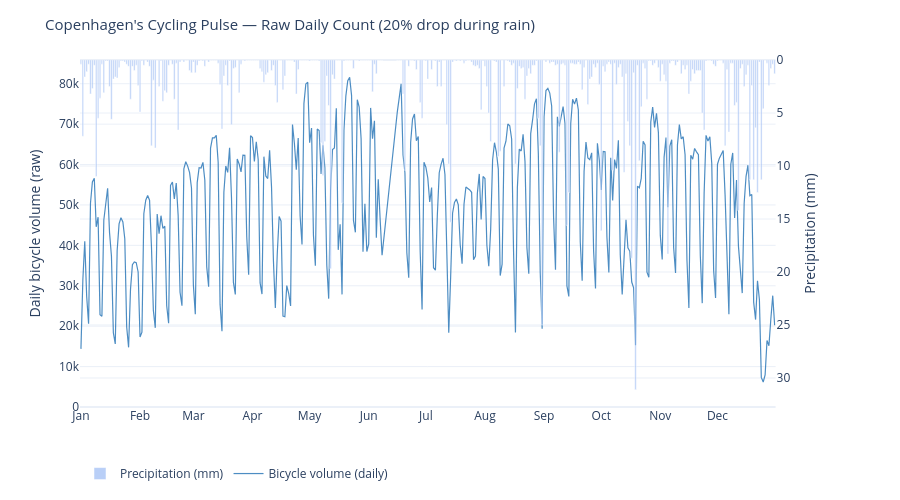

The code cell stored with this chart in its notebook:
### Markdown cell above
#### 3.3b Plotly — Dual-Axis "City Pulse" Chart — Raw Daily

### Code cell
fig_daily = make_subplots(specs=[[{"secondary_y": True}]])

# Background shading for rainy days 
for d in rainy_dates:
    fig_daily.add_vrect(
        x0=d, x1=d + pd.Timedelta(days=1),
        fillcolor="rgba(100, 149, 237, 0.12)",
        line_width=0,
        layer="below",
    )

# Precipitation bars (right axis)
fig_daily.add_trace(
    go.Bar(
        x=df_city_daily["date"],
        y=df_city_daily["precip_daily"],
        name="Precipitation (mm)",
        marker_color="rgba(100, 149, 237, 0.45)",
        hovertemplate="%{x|%b %d}: %{y:.1f} mm<extra></extra>",
    ),
    secondary_y=True,
)

# Raw daily bicycle volume line (left axis)
fig_daily.add_trace(
    go.Scatter(
        x=df_city_daily["date"],
        y=df_city_daily["total_count"],
        name="Bicycle volume (daily)",
        mode="lines",
        line=dict(color="#2171b5", width=1.2),
        opacity=0.8,
        hovertemplate="%{x|%b %d}: %{y:,.0f} bikes<extra></extra>",
    ),
    secondary_y=False,
)

# Layout
fig_daily.update_layout(
    title=dict(
        text=(f"Copenhagen's Cycling Pulse — Raw Daily Count ({rain_impact_pct:.0f}% drop during rain)"),
        font_size=15,
    ),
    template="plotly_white",
    hovermode="x unified",
    legend=dict(orientation="h", y=-0.15),
    height=500,
    margin=dict(t=60, b=80),
)

fig_daily.update_yaxes(title_text="Daily bicycle volume (raw)", secondary_y=False,
                       rangemode="tozero")
fig_daily.update_yaxes(title_text="Precipitation (mm)", secondary_y=True,
                       rangemode="tozero", autorange="reversed")
fig_daily.update_xaxes(title_text="", dtick="M1", tickformat="%b")

fig_daily.write_html("./docs/visualizations/bike_weather_pulse_daily.html")
print("Saved -> docs/visualizations/bike_weather_pulse_daily.html")
fig_daily.show()

### Figure 1 — Plotly figure (JSON) as saved in the notebook; plotly's stock layout.template omitted (floating-point values rounded to 4 significant figures; data arrays with more than 128 entries replaced by an {"elided": "..."} marker saying what was removed)
{"data": [{"hovertemplate": "%{x|%b %d}: %{y:.1f} mm<extra></extra>", "marker": {"color": "rgba(100, 149, 237, 0.45)"}, "name": "Precipitation (mm)", "type": "bar", "x": {"elided": "358 str values"}, "xaxis": "x", "y": {"elided": "358 float values"}, "yaxis": "y2"}, {"hovertemplate": "%{x|%b %d}: %{y:,.0f} bikes<extra></extra>", "line": {"color": "#2171b5", "width": 1.2}, "mode": "lines", "name": "Bicycle volume (daily)", "opacity": 0.8, "type": "scatter", "x": {"elided": "358 str values"}, "xaxis": "x", "y": {"elided": "358 int values"}, "yaxis": "y"}], "layout": {"height": 500, "hovermode": "x unified", "legend": {"orientation": "h", "y": -0.15}, "margin": {"b": 80, "t": 60}, "title": {"font": {"size": 15}, "text": "Copenhagen's Cycling Pulse — Raw Daily Count (20% drop during rain)"}, "xaxis": {"anchor": "y", "domain": [0, 0.94], "dtick": "M1", "tickformat": "%b", "title": {"text": ""}}, "yaxis": {"anchor": "x", "domain": [0, 1], "rangemode": "tozero", "title": {"text": "Daily bicycle volume (raw)"}}, "yaxis2": {"anchor": "x", "autorange": "reversed", "overlaying": "y", "rangemode": "tozero", "side": "right", "title": {"text": "Precipitation (mm)"}}}}
